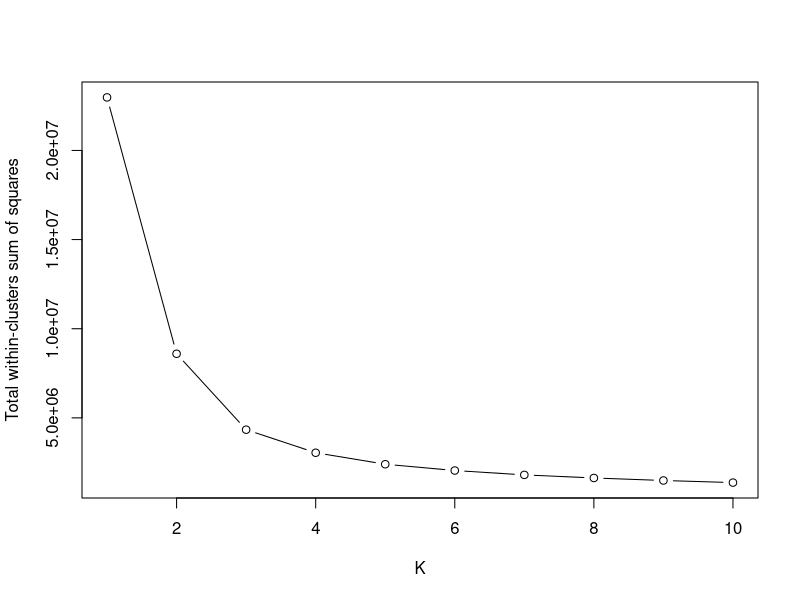
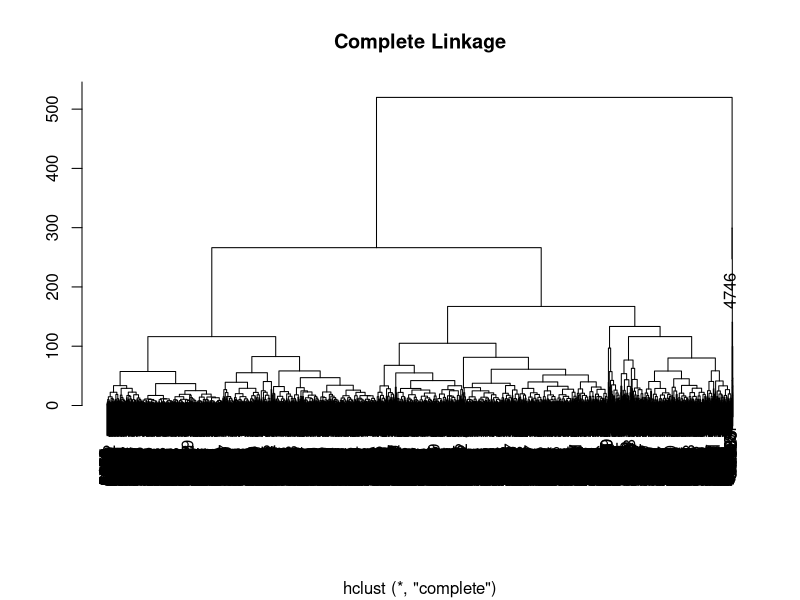

Here is the R script that generated these plots, in order:
#Read in requisite packages
library(psych)
library(stats)

#Read in data
wine_data<-read.csv("winequality.csv")[2:14]
wine_data$type[wine_data$type==2]<-0
#0 is red
#1 is white


#Split into training-test with 70-30 split
set.seed(314)
train_ind <- sample(seq_len(nrow(wine_data)), size = floor(0.7 * nrow(wine_data)))
train <- wine_data[train_ind, ]
test <- wine_data[-train_ind, ]



#Kmeans

#Calculate 2-4 k values of kmeans
k2<-kmeans(wine_data,2,nstart=50)
k3<-kmeans(wine_data,3,nstart=50)
k4<-kmeans(wine_data,4,nstart=50)

#Generate dsescriptive statistics about clusters
k2_stats<-describeBy(wine_data,k2$cluster)
k3_stats<-describeBy(wine_data,k3$cluster)
k4_stats<-describeBy(wine_data,k4$cluster)

#Generate difference between clusters
differences<-data.frame(round(abs(k2_stats[[1]][3]-k2_stats[[2]][3])/2), round(abs(k3_stats[[1]][3]-k3_stats[[2]][3]-k3_stats[[3]][3])/3),round(abs(k4_stats[[1]][3]-k4_stats[[2]][3]-k4_stats[[3]][3]-k4_stats[[4]][3])/4))
colnames(differences)<-c("k2","k3","k4")
differences

#Compare means of each group
k2_stats<-data.frame(k2_stats[[1]][3],k2_stats[[2]][3])
colnames(k2_stats)<-c("Group 1","Group 2")
k3_stats<-data.frame(k3_stats[[1]][3],k3_stats[[2]][3],k3_stats[[3]][3])
colnames(k3_stats)<-c("Group 1","Group 2","Group 3")
k4_stats<-data.frame(k4_stats[[1]][3],k4_stats[[2]][3],k4_stats[[3]][3],k4_stats[[4]][3])
colnames(k4_stats)<-c("Group 1","Group 2","Group 3","Group 4")
k2_stats
k3_stats
k4_stats

#Cbind cluster values to the dataset
clustered_wine_data<-cbind(wine_data,k2$cluster,k3$cluster,k4$cluster)

#Use elbow method to determine optimal k value
k_tot.wthnss <- sapply(1:10,function(x){kmeans(wine_data, x, nstart=50)$tot.withinss})
k_tot.wthnss

#Plot kmeans against total within clusters sum of squares
plot(1:10, k_tot.wthnss,type="b", pch = 1,xlab="K",ylab="Total within-clusters sum of squares")


#Hierarchical

#Comparing the 4 linkage methods to find the best one
hc.complete<-hclust(dist(wine_data), method="complete")
hc.average<-hclust(dist(wine_data), method="average")
hc.single<-hclust(dist(wine_data), method="single")
hc.centroid<-hclust(dist(wine_data), method="centroid")
k4_centroid<-cutree(hc.centroid, k=4)
k4_complete<-cutree(hc.complete, k=4)
k4_average<-cutree(hc.average,k=4)
k4_single<-cutree(hc.single,k=4)

#Comparing similarity of k4s
sum(k4_average==k4_single)
sum(k4_average==k4_centroid)
sum(k4_average==k4_complete)

#Average and Complete are most similar with 5101/6497 alligned, compare to k means k4 
sum(k4_complete==k4$cluster)
sum(k4_average==k4$cluster)

#Going with complete for minimum maximum distance between elements

#Plot complete hierarchical cluster
plot(hc.complete,main="Complete Linkage",xlab="",ylab="")

#Remove other plots & k4s
rm(list=c("hc.centroid","hc.single","hc.average","k4_average","k4_centroid","k4_single"))

#Finish making k splits for complete
k2_complete<-cutree(hc.complete, k=2)
k3_complete<-cutree(hc.complete, k=3)

#Generate dsescriptive statistics about clusters
k2_stats<-describeBy(wine_data,k2_complete)
k3_stats<-describeBy(wine_data,k3_complete)
k4_stats<-describeBy(wine_data,k4_complete)

#Generate difference between clusters
differences<-data.frame(round(abs(k2_stats[[1]][3]-k2_stats[[2]][3])/2), round(abs(k3_stats[[1]][3]-k3_stats[[2]][3]-k3_stats[[3]][3])/3),round(abs(k4_stats[[1]][3]-k4_stats[[2]][3]-k4_stats[[3]][3]-k4_stats[[4]][3])/4))
colnames(differences)<-c("k2","k3","k4")
differences

#Compare means of each group
k2_stats<-data.frame(k2_stats[[1]][3],k2_stats[[2]][3])
colnames(k2_stats)<-c("Group 1","Group 2")
k3_stats<-data.frame(k3_stats[[1]][3],k3_stats[[2]][3],k3_stats[[3]][3])
colnames(k3_stats)<-c("Group 1","Group 2","Group 3")
k4_stats<-data.frame(k4_stats[[1]][3],k4_stats[[2]][3],k4_stats[[3]][3],k4_stats[[4]][3])
colnames(k4_stats)<-c("Group 1","Group 2","Group 3","Group 4")
k2_stats
k3_stats
k4_stats

#Comparison to kmeans
clustered_wine_data<-cbind(clustered_wine_data,k2_complete,k3_complete,k4_complete)
sum(clustered_wine_data$k2_complete==clustered_wine_data$`k2$cluster`)
sum(clustered_wine_data$k3_complete==clustered_wine_data$`k3$cluster`)
sum(clustered_wine_data$k4_complete==clustered_wine_data$`k4$cluster`)

